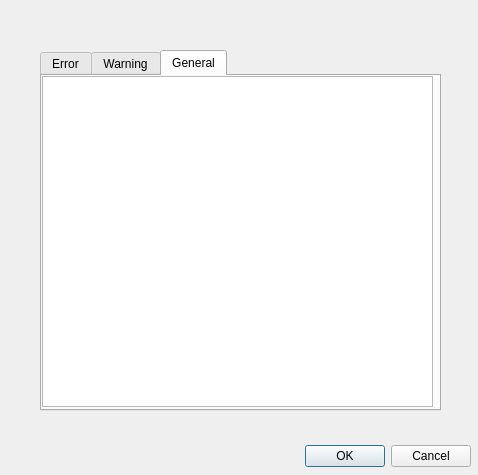
<?xml version="1.0" encoding="UTF-8"?>
<ui version="4.0">
 <class>DiagnosisDialog</class>
 <widget class="QDialog" name="DiagnosisDialog">
  <property name="geometry">
   <rect>
    <x>0</x>
    <y>0</y>
    <width>478</width>
    <height>475</height>
   </rect>
  </property>
  <property name="windowTitle">
   <string>Diagnosis</string>
  </property>
  <widget class="QDialogButtonBox" name="buttonBox">
   <property name="geometry">
    <rect>
     <x>130</x>
     <y>440</y>
     <width>341</width>
     <height>32</height>
    </rect>
   </property>
   <property name="orientation">
    <enum>Qt::Horizontal</enum>
   </property>
   <property name="standardButtons">
    <set>QDialogButtonBox::Cancel|QDialogButtonBox::Ok</set>
   </property>
  </widget>
  <widget class="QTabWidget" name="tabWidget">
   <property name="geometry">
    <rect>
     <x>40</x>
     <y>50</y>
     <width>401</width>
     <height>361</height>
    </rect>
   </property>
   <property name="currentIndex">
    <number>2</number>
   </property>
   <widget class="QWidget" name="errorTab">
    <attribute name="title">
     <string>Error</string>
    </attribute>
    <widget class="QTextBrowser" name="errorTextBrowser">
     <property name="geometry">
      <rect>
       <x>0</x>
       <y>0</y>
       <width>391</width>
       <height>331</height>
      </rect>
     </property>
    </widget>
   </widget>
   <widget class="QWidget" name="warnTab">
    <attribute name="title">
     <string>Warning</string>
    </attribute>
    <widget class="QTextBrowser" name="warnTextBrowser">
     <property name="geometry">
      <rect>
       <x>0</x>
       <y>0</y>
       <width>391</width>
       <height>331</height>
      </rect>
     </property>
    </widget>
   </widget>
   <widget class="QWidget" name="infoTab">
    <attribute name="title">
     <string>General</string>
    </attribute>
    <widget class="QTextBrowser" name="infoTextBrowser">
     <property name="geometry">
      <rect>
       <x>0</x>
       <y>0</y>
       <width>391</width>
       <height>331</height>
      </rect>
     </property>
    </widget>
   </widget>
  </widget>
 </widget>
 <resources/>
 <connections>
  <connection>
   <sender>buttonBox</sender>
   <signal>accepted()</signal>
   <receiver>DiagnosisDialog</receiver>
   <slot>accept()</slot>
   <hints>
    <hint type="sourcelabel">
     <x>248</x>
     <y>254</y>
    </hint>
    <hint type="destinationlabel">
     <x>157</x>
     <y>274</y>
    </hint>
   </hints>
  </connection>
  <connection>
   <sender>buttonBox</sender>
   <signal>rejected()</signal>
   <receiver>DiagnosisDialog</receiver>
   <slot>reject()</slot>
   <hints>
    <hint type="sourcelabel">
     <x>316</x>
     <y>260</y>
    </hint>
    <hint type="destinationlabel">
     <x>286</x>
     <y>274</y>
    </hint>
   </hints>
  </connection>
 </connections>
</ui>
